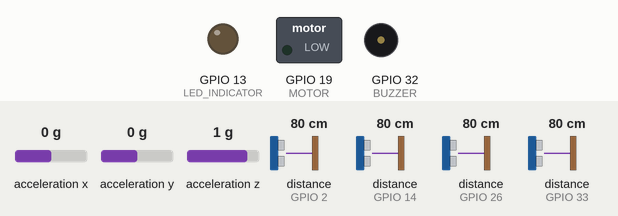
Simulated run of this sketch. Board: ESP32. On the bench: switched loads named in the sketch (green lamp = pin HIGH), output pins drawn as LEDs (lit = HIGH), buzzer (waves = sounding). Wiring (inferred from the names in the program): 4 × ultrasonic range finder: trigger GPIO 12, echo GPIO 14 / trigger GPIO 15, echo GPIO 2 / trigger GPIO 25, echo GPIO 33 / trigger GPIO 27, echo GPIO 26; MPU-6050 motion sensor at I2C address 0x68. Dashed ring = blinking. The inputs (shaded band) are chosen by the test bench; at power-on: distance to the obstacle (sensors on GPIO 2, GPIO 26, GPIO 33, GPIO 14) 80 cm, acceleration x 0 g, acceleration y 0 g, acceleration z 1 g. The echo pulse lasts 58.3 µs per cm; WiFi joins after 1.5 s; servers stay silent unless stated; no MQTT or app messages arrive unless stated; pins used as bus, display or sensor lines are not drawn; what the sketch prints to the serial monitor is not drawn.

Above: at 1.3 s.
1.4 s: distance to the obstacle (sensor on GPIO 2) set to 22 cm
3.1 s: distance to the obstacle (sensor on GPIO 2) set to 18 cm
At 3.7 s:
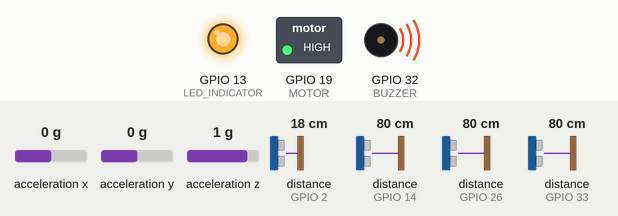
4.6 s: distance to the obstacle (sensor on GPIO 2) set to 35 cm
At 5.8 s:
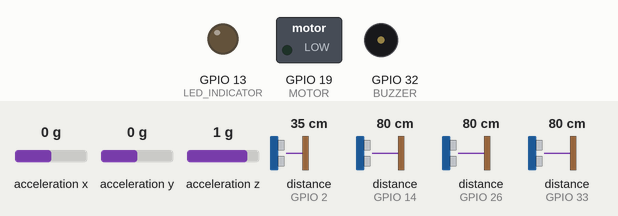
6.1 s: distance to the obstacle (sensor on GPIO 26) set to 18 cm
At 7.4 s:
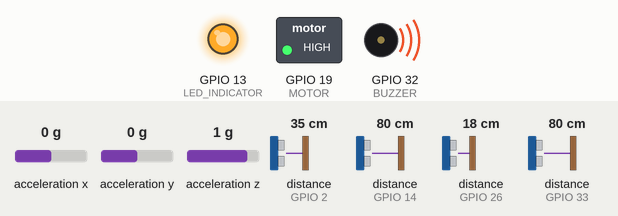
9.1 s: distance to the obstacle (sensor on GPIO 26) set to 22 cm
At 9.6 s:
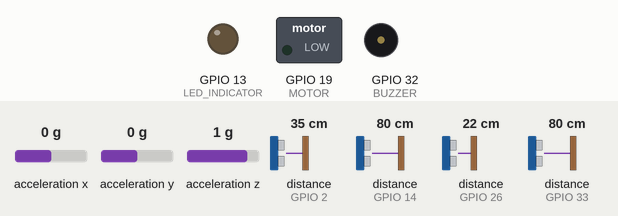
10.6 s: distance to the obstacle (sensor on GPIO 33) set to 18 cm
At 11.2 s:
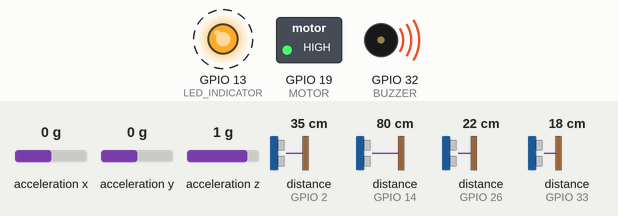
Timing chart, 0 to 14.6 s (numbered marks = the images above; inputs shaded):
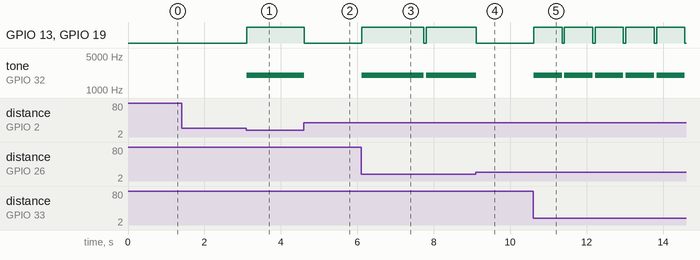

Measured:
- the behaviour switches between 20 and 19 cm on distance to the obstacle (sensor on GPIO 2) (found by bisection; images 0 and 1)
- the behaviour switches between 19 and 20 cm on distance to the obstacle (sensor on GPIO 26) (found by bisection; images 3 and 4)
- after the input at 1.4 s, every drawn part: stays the same
- after the input at 3.1 s, GPIO 13 (LED_INDICATOR), GPIO 19 (MOTOR): LOW → HIGH at once; tone on GPIO 32 (BUZZER): silent → 2000 Hz at once
- after the input at 4.6 s, GPIO 13 (LED_INDICATOR), GPIO 19 (MOTOR): HIGH → LOW at once; tone on GPIO 32 (BUZZER): 2000 Hz → silent at once
- after the input at 6.1 s, GPIO 13 (LED_INDICATOR), GPIO 19 (MOTOR): LOW → HIGH at once, → LOW 1.6 s later, → HIGH 0.07 s later; tone on GPIO 32 (BUZZER): silent → 2000 Hz at once, → silent 1.6 s later, → 2000 Hz 0.07 s later
- after the input at 9.1 s, GPIO 13 (LED_INDICATOR), GPIO 19 (MOTOR): HIGH → LOW at once; tone on GPIO 32 (BUZZER): 2000 Hz → silent at once
- after the input at 10.6 s, GPIO 13 (LED_INDICATOR), GPIO 19 (MOTOR): alternates HIGH for 0.74 s and LOW for 0.06 s, starting at once; tone on GPIO 32 (BUZZER): alternates 2000 Hz for 0.74 s and silent for 0.06 s, starting at once

The sketch:

SmartBastoon.ino
```cpp
#include <WiFi.h>
#include <PubSubClient.h>
#include <Wire.h>

// WiFi & MQTT
const char* ssid = "Naiki";
const char* password = "fortinayt";
const char* mqtt_server = "raspberrypi.local";
const int mqtt_port = 1883;
const char* distance_topic = "esp32/sensordata";
const char* emergency_topic = "esp32/emergency";

WiFiClient espClient;
PubSubClient client(espClient);

// Pins
#define TRIG1 12
#define ECHO1 14
#define TRIG2 27
#define ECHO2 26
#define TRIG3 25
#define ECHO3 33
#define TRIG4 15
#define ECHO4 2
#define BUZZER 32
#define MOTOR 19
#define LED_INDICATOR 13
#define DIST_THRESHOLD 20

// MPU6050
#define MPU_ADDR 0x68
#define ACCEL_X_REG 0x3B
int az_baseline = 0;
const int fall_sensitivity = 6000;

// Global state
long dist1 = 0, dist2 = 0, dist3 = 0, dist4 = 0;
bool caneFallen = false;
unsigned long fallTime = 0;
const unsigned long fallThreshold = 30000;

// === Function declarations ===
void readAccelData(int& ax, int& ay, int& az);
long readDistance(int trig, int echo);
void activateAlert();
void deactivateAlert();
void tryConnectWiFi();
void reconnectMQTT();
void sendSensorData();

// === MPU ===
void initMPU() {
  Wire.beginTransmission(MPU_ADDR);
  Wire.write(0x6B);
  Wire.write(0);
  Wire.endTransmission(true);
  delay(100);
  int ax, ay, az;
  readAccelData(ax, ay, az);
  az_baseline = az;
  Serial.printf("Calibrated Z-axis: %d\n", az_baseline);
}

void readAccelData(int& ax, int& ay, int& az) {
  Wire.beginTransmission(MPU_ADDR);
  Wire.write(ACCEL_X_REG);
  Wire.endTransmission(false);
  Wire.requestFrom(MPU_ADDR, 6, true);
  ax = (Wire.read() << 8) | Wire.read();
  ay = (Wire.read() << 8) | Wire.read();
  az = (Wire.read() << 8) | Wire.read();
}

// === Distance & Alert ===
long readDistance(int trig, int echo) {
  digitalWrite(trig, LOW); delayMicroseconds(2);
  digitalWrite(trig, HIGH); delayMicroseconds(10);
  digitalWrite(trig, LOW);
  long duration = pulseIn(echo, HIGH, 30000);
  return (duration / 2) / 29.1;
}

void activateAlert() {
  tone(BUZZER, 2000);  // Increased frequency for louder tone  // 1kHz tone for passive buzzer
  digitalWrite(MOTOR, HIGH);
  digitalWrite(LED_INDICATOR, HIGH);
}

void deactivateAlert() {
  noTone(BUZZER);
  digitalWrite(MOTOR, LOW);
  digitalWrite(LED_INDICATOR, LOW);
}

// === WiFi ===
void tryConnectWiFi() {
  WiFi.begin(ssid, password);
  while (WiFi.status() != WL_CONNECTED) {
    delay(500);
    Serial.print("ESP32 IP Address: ");
    Serial.println(WiFi.localIP());
    Serial.print(".");
  }
  Serial.print("WiFi connected. IP: ");
  Serial.println(WiFi.localIP());
}

// === MQTT ===
void reconnectMQTT() {
  client.setServer(mqtt_server, mqtt_port);
  while (!client.connected()) {
    Serial.println("Connecting to MQTT...");
    if (client.connect("ESP32SensorClient")) {
      Serial.println("Connected to MQTT broker");
    } else {
      Serial.print("MQTT reconnect failed, rc=");
      Serial.println(client.state());
      delay(5000);
    }
  }
}

void sendSensorData() {
  String payload = "{";
  payload += "\"sensor1\":" + String(dist1) + ",";
  payload += "\"sensor2\":" + String(dist2) + ",";
  payload += "\"sensor3\":" + String(dist3) + ",";
  payload += "\"sensor4\":" + String(dist4);
  payload += "}";
  client.publish(distance_topic, payload.c_str());
}

// === Sensor Task ===
void sensorLoop(void* pv) {
  while (true) {
    dist1 = readDistance(TRIG1, ECHO1);
    dist2 = readDistance(TRIG2, ECHO2);
    dist3 = readDistance(TRIG3, ECHO3);
    dist4 = readDistance(TRIG4, ECHO4);

    if ((dist1 > 0 && dist1 < DIST_THRESHOLD) || (dist2 > 0 && dist2 < DIST_THRESHOLD) ||
        (dist3 > 0 && dist3 < DIST_THRESHOLD) || (dist4 > 0 && dist4 < DIST_THRESHOLD)) {
      activateAlert();
    } else {
      deactivateAlert();
    }

    int ax, ay, az;
    readAccelData(ax, ay, az);
    if (abs(az - az_baseline) > fall_sensitivity) {
      if (!caneFallen) {
        caneFallen = true;
        fallTime = millis();
      }
    } else {
      caneFallen = false;
    }

    delay(50);
  }
}

void commsLoop(void* pv) {

  tryConnectWiFi();
  reconnectMQTT();

  while (true) {
    client.setBufferSize(5120);
    client.loop();

    if (client.connected()) {
      sendSensorData();

      if (caneFallen && (millis() - fallTime > fallThreshold)) {
        client.publish(emergency_topic, "Cane has fallen for over 30s");
      }
    }
    delay(200);
  }
}

// === Setup ===
void setup() {
  Serial.begin(115200);
  Wire.begin();
  initMPU();

  pinMode(TRIG1, OUTPUT); pinMode(ECHO1, INPUT);
  pinMode(TRIG2, OUTPUT); pinMode(ECHO2, INPUT);
  pinMode(TRIG3, OUTPUT); pinMode(ECHO3, INPUT);
  pinMode(TRIG4, OUTPUT); pinMode(ECHO4, INPUT);
  pinMode(BUZZER, OUTPUT);
  pinMode(MOTOR, OUTPUT);
  pinMode(LED_INDICATOR, OUTPUT);

  xTaskCreatePinnedToCore(sensorLoop, "Sensors", 8000, NULL, 1, NULL, 1);
  xTaskCreatePinnedToCore(commsLoop, "MQTT+WiFi", 10000, NULL, 1, NULL, 0);
}

void loop() {
  // Nothing here
}
```
